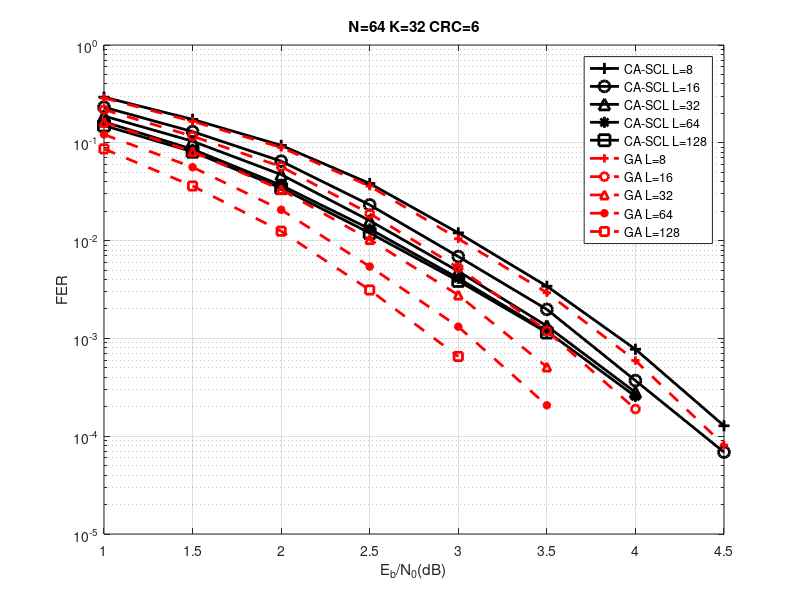
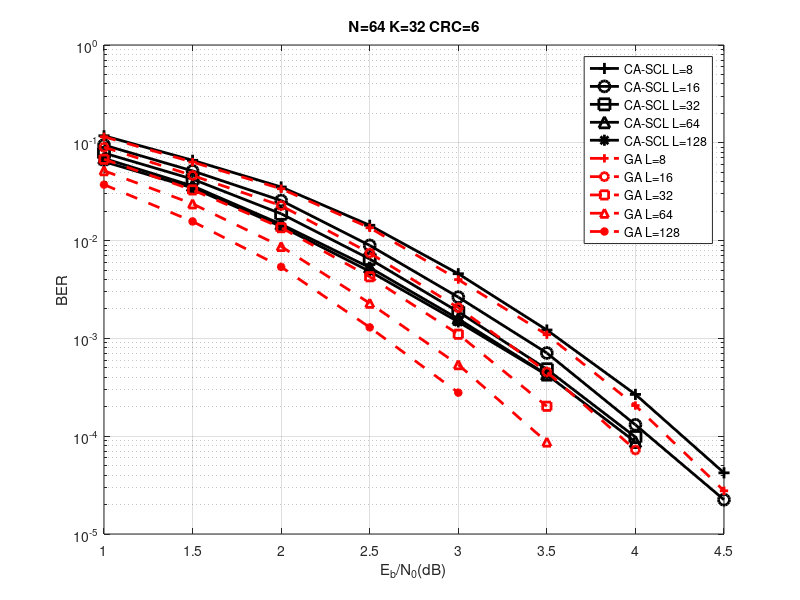

These charts were generated, in order, by the following MATLAB code:


%%Polar N64 K32 CRC6 L8 
%---------------------------------
 SC=[
1.000000   0.1180433509  0.2929115407
1.500000   0.0662543403  0.1736111111
2.000000   0.0353225047  0.0941619586
2.500000   0.0143457953  0.0383641525
3.000000   0.0045861724  0.0119958734
3.500000   0.0012190436  0.0034158839
4.000000   0.0002674692  0.0007742911
4.500000   0.0000422019  0.0001277879

 ];

SC_Ber_Snr  = SC(:,1)';
SC_Ber   = SC(:,2)';
SC_Fer_Snr  = SC(:,1)';
SC_Fer   = SC(:,3)';
 
%---------------------------------
%%Polar N64 K32 CRC6 L16 
%---------------------------------
 OA_SC=[
1.000000   0.0948201064  0.2313743637
1.500000   0.0516035649  0.1301066875
2.000000   0.0256987729  0.0649266329
2.500000   0.0089325042  0.0231824926
3.000000   0.0026404579  0.0068717188
3.500000   0.0007092486  0.0019797589
4.000000   0.0001307090  0.0003705427
4.500000   0.0000224205  0.0000687085

 ];
 
OA_SC_Ber_Snr  = OA_SC(:,1)';
 OA_SC_Ber      = OA_SC(:,2)';
 OA_SC_Fer_Snr  = OA_SC(:,1)';
 OA_SC_Fer      = OA_SC(:,3)';

%---------------------------------
%Polar N64 K32 CRC6 L32
%---------------------------------
 SCFT2=[

1.000000   0.0786244829  0.1880406168
1.500000   0.0425163450  0.1037775010
2.000000   0.0188133226  0.0473440015
2.500000   0.0064851517  0.0159831218
3.000000   0.0018706628  0.0048596532
3.500000   0.0004835794  0.0013381650
4.000000   0.0000980205  0.0002806099

 ];
 
SCFT2_Ber_Snr  =SCFT2(:,1)';
 SCFT2_Ber     = SCFT2(:,2)';
 SCFT2_Fer_Snr  =SCFT2(:,1)';
 SCFT2_Fer     = SCFT2(:,3)';

 
%---------------------------------
%Polar N64 K32 CRC6 L64
%---------------------------------
 SCFT4=[
1.000000   0.0692418033  0.1639344262
1.500000   0.0362321950  0.0858074481
2.000000   0.0147080480  0.0368161402
2.500000   0.0053054239  0.0131648236
3.000000   0.0015834426  0.0041215358
3.500000   0.0004263380  0.0011830399
4.000000   0.0000872947  0.0002553410
 ];
 
SCFT4_Ber_Snr  =SCFT4(:,1)';
 SCFT4_Ber     = SCFT4(:,2)';
 SCFT4_Fer_Snr  =SCFT4(:,1)';
 SCFT4_Fer     = SCFT4(:,3)';



%---------------------------------

%---------------------------------
%Polar N64 K32 CRC6 L128
%---------------------------------
 SCFT8=[
1.000000   0.0641798048  0.1501501502
1.500000   0.0345792119  0.0810766986
2.000000   0.0139313961  0.0343878955
2.500000   0.0048468045  0.0119637260
3.000000   0.0014758921  0.0038718270
3.500000   0.0004220393  0.0011484062


];
 
SCFT8_Ber_Snr  =SCFT8(:,1)';
 SCFT8_Ber     = SCFT8(:,2)';
 SCFT8_Fer_Snr  =SCFT8(:,1)';
 SCFT8_Fer     = SCFT8(:,3)';


 

%---------------------------------


%%Polar N64 K32 CRC6 L8 GA
%---------------------------------
 SCGA=[
1.000000   0.1151929145  0.2868617326
1.500000   0.0635053897  0.1658374793
2.000000   0.0338910820  0.0897182846
2.500000   0.0135192959  0.0360334390
3.000000   0.0039958009  0.0104585007
3.500000   0.0010908353  0.0029358057
4.000000   0.0002057429  0.0005942032
4.500000   0.0000276407  0.0000811173


 ];

SCGA_Ber_Snr  = SCGA(:,1)';
SCGA_Ber   = SCGA(:,2)';
SCGA_Fer_Snr  = SCGA(:,1)';
SCGA_Fer   = SCGA(:,3)';
 
%---------------------------------
%%Polar N64 K32 CRC6 L16  GA
%---------------------------------
 OA_SCGA=[

1.000000   0.0902823285  0.2184359983
1.500000   0.0463087444  0.1169043722
2.000000   0.0227752424  0.0570450656
2.500000   0.0074628802  0.0188665006
3.000000   0.0020590163  0.0052863064
3.500000   0.0004541925  0.0011944577
4.000000   0.0000723696  0.0001895112

 ];
 
OA_SCGA_Ber_Snr  = OA_SCGA(:,1)';
 OA_SCGA_Ber      = OA_SCGA(:,2)';
 OA_SCGA_Fer_Snr  = OA_SCGA(:,1)';
 OA_SCGA_Fer      = OA_SCGA(:,3)';

%---------------------------------
%Polar N64 K32 CRC6 L32  GA
%---------------------------------
 SCFT2GA=[

1.000000   0.0678805934  0.1621271077
1.500000   0.0329762388  0.0812347685
2.000000   0.0135697899  0.0332491023
2.500000   0.0042704015  0.0102623045
3.000000   0.0011033741  0.0027775309
3.500000   0.0002023675  0.0005103041

 ];
 
SCFT2GA_Ber_Snr  =SCFT2GA(:,1)';
 SCFT2GA_Ber     = SCFT2GA(:,2)';
 SCFT2GA_Fer_Snr  =SCFT2GA(:,1)';
 SCFT2GA_Fer     = SCFT2GA(:,3)';

 
%---------------------------------
%Polar N64 K32 CRC6 L64  GA
%---------------------------------
 SCFT4GA=[

1.000000   0.0518605711  0.1215066829
1.500000   0.0237718187  0.0563063063
2.000000   0.0087091858  0.0206654267
2.500000   0.0022893412  0.0054289995
3.000000   0.0005386426  0.0013173773
3.500000   0.0000871788  0.0002070140

 ];
 
SCFT4GA_Ber_Snr  =SCFT4GA(:,1)';
 SCFT4GA_Ber     = SCFT4GA(:,2)';
 SCFT4GA_Fer_Snr  =SCFT4GA(:,1)';
 SCFT4GA_Fer     = SCFT4GA(:,3)';



%---------------------------------

%---------------------------------
%Polar N64 K32 CRC6 L128  GA
%---------------------------------
 SCFT8GA=[

1.000000   0.0373472968  0.0866400970
1.500000   0.0157030402  0.0361925443
2.000000   0.0053871507  0.0124847062
2.500000   0.0012968394  0.0031267979
3.000000   0.0002786988  0.0006534555

];
 
SCFT8GA_Ber_Snr  =SCFT8GA(:,1)';
 SCFT8GA_Ber     = SCFT8GA(:,2)';
 SCFT8GA_Fer_Snr  =SCFT8GA(:,1)';
 SCFT8GA_Fer     = SCFT8GA(:,3)';
%---------------------------------







%2-------------------------Draw_the_Figure-------------------------------------


%---------------------------------
figure(1)
%------------

%------------
h_SC_FERSNR=semilogy(SC_Fer_Snr,SC_Fer);
set(h_SC_FERSNR,'Color',[0 0 0],... 
                    'LineStyle','-',...
                    'LineWidth',2,...
                    'Marker','+',...
                    'MarkerSize',8); 
hold on
grid on  
% ------------

% ------------
h_OA_SC_FERSNR=semilogy(OA_SC_Fer_Snr,OA_SC_Fer);
set(h_OA_SC_FERSNR,'Color',[0 0 0],... 
                    'LineStyle','-',...
                    'LineWidth',2,...
                    'Marker','o',...
                    'MarkerSize',8); 
% ------------

% ------------
h_SCFT2_FERSNR=semilogy(SCFT2_Fer_Snr,SCFT2_Fer);
set(h_SCFT2_FERSNR,'Color',[0 0 0],... 
                    'LineStyle','-',...
                    'LineWidth',2,...
                    'Marker','^',...
                    'MarkerSize',8); 
% ------------



% ------------
h_SCFT4_FERSNR=semilogy(SCFT4_Fer_Snr,SCFT4_Fer);
set(h_SCFT4_FERSNR,'Color',[0 0 0],... 
                    'LineStyle','-',...
                    'LineWidth',2,...
                    'Marker','*',...
                    'MarkerSize',8); 
% ------------
% ------------
h_SCFT8_FERSNR=semilogy(SCFT8_Fer_Snr,SCFT8_Fer);
set(h_SCFT8_FERSNR,'Color',[0 0 0],... 
                    'LineStyle','-',...
                    'LineWidth',2,...
                    'Marker','s',...
                    'MarkerSize',8); 
% ------------

%------------
h_SCGA_FERSNR=semilogy(SCGA_Fer_Snr,SCGA_Fer);
set(h_SCGA_FERSNR,'Color',[1 0 0],... 
                    'LineStyle','--',...
                    'LineWidth',2,...
                    'Marker','+',...
                    'MarkerSize',6); 
hold on
grid on  
% ------------

% ------------
h_OA_SCGA_FERSNR=semilogy(OA_SCGA_Fer_Snr,OA_SCGA_Fer);
set(h_OA_SCGA_FERSNR,'Color',[1 0 0],... 
                    'LineStyle','--',...
                    'LineWidth',2,...
                    'Marker','o',...
                    'MarkerSize',6); 
% ------------

% ------------
h_SCFT2GA_FERSNR=semilogy(SCFT2GA_Fer_Snr,SCFT2GA_Fer);
set(h_SCFT2GA_FERSNR,'Color',[1 0 0],... 
                    'LineStyle','--',...
                    'LineWidth',2,...
                    'Marker','^',...
                    'MarkerSize',6); 
% ------------



% ------------
h_SCFT4GA_FERSNR=semilogy(SCFT4GA_Fer_Snr,SCFT4GA_Fer);
set(h_SCFT4GA_FERSNR,'Color',[1 0 0],... 
                    'LineStyle','--',...
                    'LineWidth',2,...
                    'Marker','*',...
                    'MarkerSize',6); 
% ------------
% ------------
h_SCFT8GA_FERSNR=semilogy(SCFT8GA_Fer_Snr,SCFT8GA_Fer);
set(h_SCFT8GA_FERSNR,'Color',[1 0 0],... 
                    'LineStyle','--',...
                    'LineWidth',2,...
                    'Marker','s',...
                    'MarkerSize',6); 
% ------------




% ------------





figure(2)

%------------
h_SC_BERSNR=semilogy(SC_Ber_Snr,SC_Ber);
set(h_SC_BERSNR,'Color',[0 0 0],... 
                    'LineStyle','-',...
                    'LineWidth',2,...
                    'Marker','+',...
                    'MarkerSize',8); 
hold on
grid on  
% ------------

% ------------
h_OA_SC_BERSNR=semilogy(OA_SC_Ber_Snr,OA_SC_Ber);
set(h_OA_SC_BERSNR,'Color',[0 0 0],... 
                    'LineStyle','-',...
                    'LineWidth',2,...
                    'Marker','o',...
                    'MarkerSize',8); 
% ------------

% ------------
h_SCFT2_BERSNR=semilogy(SCFT2_Ber_Snr,SCFT2_Ber);
set(h_SCFT2_BERSNR,'Color',[0 0 0],... 
                    'LineStyle','-',...
                    'LineWidth',2,...
                    'Marker','s',...
                    'MarkerSize',8); 
% ------------



% ------------
h_SCFT4_BERSNR=semilogy(SCFT4_Ber_Snr,SCFT4_Ber);
set(h_SCFT4_BERSNR,'Color',[0 0 0],... 
                    'LineStyle','-',...
                    'LineWidth',2,...
                    'Marker','^',...
                    'MarkerSize',8); 
% ------------

% ------------
h_SCFT8_BERSNR=semilogy(SCFT8_Ber_Snr,SCFT8_Ber);
set(h_SCFT8_BERSNR,'Color',[0 0 0],... 
                    'LineStyle','-',...
                    'LineWidth',2,...
                    'Marker','*',...
                    'MarkerSize',8); 
% ------------
%------------
h_SCGA_BERSNR=semilogy(SCGA_Ber_Snr,SCGA_Ber);
set(h_SCGA_BERSNR,'Color',[1 0 0],... 
                    'LineStyle','--',...
                    'LineWidth',2,...
                    'Marker','+',...
                    'MarkerSize',6); 
hold on
grid on  
% ------------

% ------------
h_OA_SCGA_BERSNR=semilogy(OA_SCGA_Ber_Snr,OA_SCGA_Ber);
set(h_OA_SCGA_BERSNR,'Color',[1 0 0],... 
                    'LineStyle','--',...
                    'LineWidth',2,...
                    'Marker','o',...
                    'MarkerSize',6); 
% ------------

% ------------
h_SCFT2GA_BERSNR=semilogy(SCFT2GA_Ber_Snr,SCFT2GA_Ber);
set(h_SCFT2GA_BERSNR,'Color',[1 0 0],... 
                    'LineStyle','--',...
                    'LineWidth',2,...
                    'Marker','s',...
                    'MarkerSize',6); 
% ------------



% ------------
h_SCFT4GA_BERSNR=semilogy(SCFT4GA_Ber_Snr,SCFT4GA_Ber);
set(h_SCFT4GA_BERSNR,'Color',[1 0 0],... 
                    'LineStyle','--',...
                    'LineWidth',2,...
                    'Marker','^',...
                    'MarkerSize',6); 
% ------------

% ------------
h_SCFT8GA_BERSNR=semilogy(SCFT8GA_Ber_Snr,SCFT8GA_Ber);
set(h_SCFT8GA_BERSNR,'Color',[1 0 0],... 
                    'LineStyle','--',...
                    'LineWidth',2,...
                    'Marker','*',...
                    'MarkerSize',6); 
% ------------



%------------



%-------------------------set axis; set legend----------------------------------%
figure(1)
%axis([-2,2,1e-7, 1e-1]);
xlabel('E_b/N_0(dB)');
ylabel('FER');
legend('CA-SCL L=8',...
'CA-SCL L=16',...
'CA-SCL L=32',...
'CA-SCL L=64',...
'CA-SCL L=128',...
'GA L=8',...
'GA L=16',...
'GA L=32',...
'GA L=64',...
'GA L=128');
title(' N=64 K=32 CRC=6 ');


figure(2)
%axis([-2,2,1e-7, 1e-1]);
xlabel('E_b/N_0(dB)');
ylabel('BER');
legend('CA-SCL L=8',...
'CA-SCL L=16',...
'CA-SCL L=32',...
'CA-SCL L=64',...
'CA-SCL L=128',...
'GA L=8',...
'GA L=16',...
'GA L=32',...
'GA L=64',...
'GA L=128');
title(' N=64 K=32 CRC=6 ');

% axis([1, 5,0, 10]);


